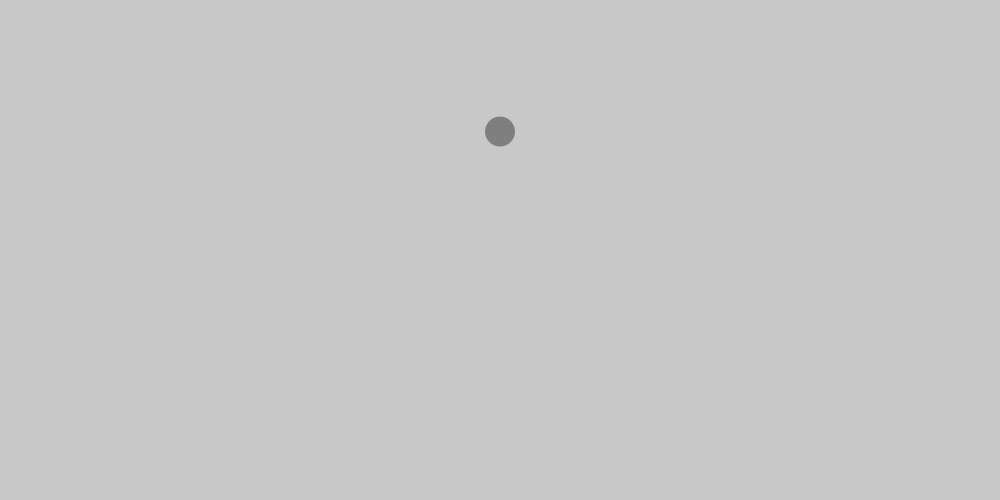
Frame 1 (no input)
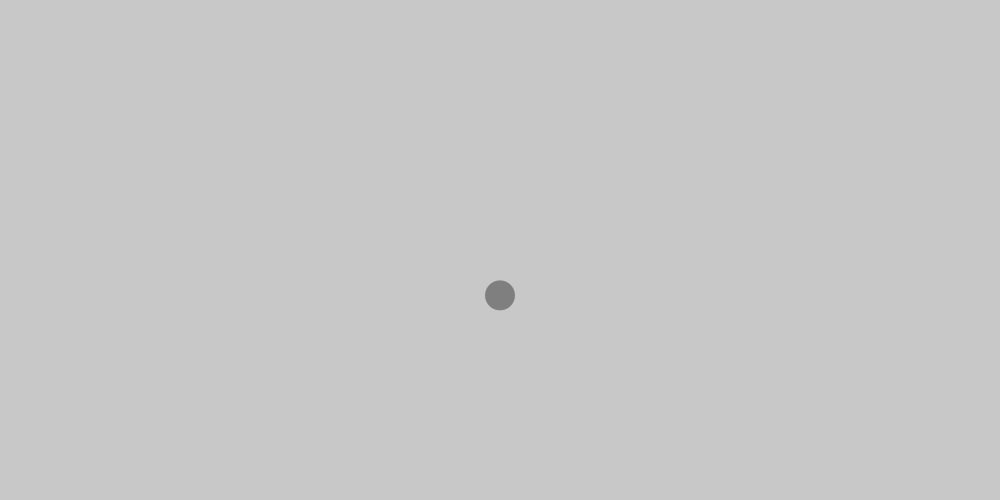
Frame 60 (the mouse pressed at the canvas centre just before this capture)
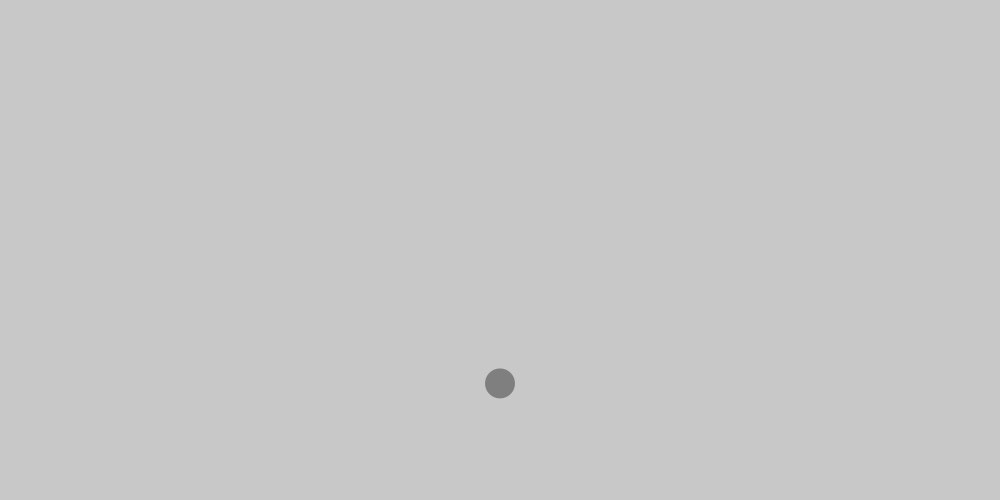
Frame 120 (the mouse held since frame 60 and released just before this capture)

The Processing sketch that drew these frames (run headless with seeded random() and noise(); from frame 60 on, the mouse is pressed at the canvas centre):

// Processing sketch: processing_93035
// ── processing_93035.pde

float y = height*0.6;
float speedY = 0;
float gravity = -9.8/3*2;

float x = 0;
float speedX = 0;

float bounciness = 0.95;
float friction = bounciness + 0.035;

void setup() {
  size(1000,500);
  y = height*0.6;
  background(200);
  fill(127);
}

void draw() {
  background(200);
  
  speedY += gravity;
  y += speedY;
  
  if (y < 0) {
    speedY = (-speedY)*bounciness;
    y = 0;
  }
  
  if (x > width/2) {
    speedX = (-speedX)*bounciness;
    x = width/2;
  } else if (x < -width/2) {
    speedX = (-speedX)*bounciness;
    x = -width/2;
  }
  
  x += speedX;
  speedX *=0.985;
  if ((speedX > -0.1) && (speedX < 0.1)) {
    speedX = 0;
  }
  
  translate(width/2,height*0.85);
  translate(-x,-y);
  noStroke();
  ellipse(0,0,30,30);
}

void mouseClicked() {
  y = height*0.60;
  speedY = ((height*0.4)-mouseY)*0.25;
  x = 0;
  speedX = ((width/2)-mouseX)*0.1;
  bounciness = 0.2 + random(0.8);
  friction = bounciness + 0.035;
  if (friction >= 1) {
    friction = 0.99;
  }
}

void keyPressed() {
  if (key == ' ') {
    fill(random(255),random(255),random(255));
  }
}
